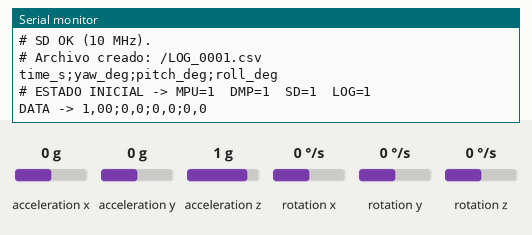
A sketch run on a simulated ESP32. Parts: the last lines printed to the serial monitor. The test bench sets the inputs (shaded band); at power-on: acceleration x 0 g, acceleration y 0 g, acceleration z 1 g, rotation z 0 °/s, rotation x 0 °/s, rotation y 0 °/s. Storage starts empty.

Above: at 2.0 s.
2.1 s: acceleration x set to -1.4 g
At 2.1 s:
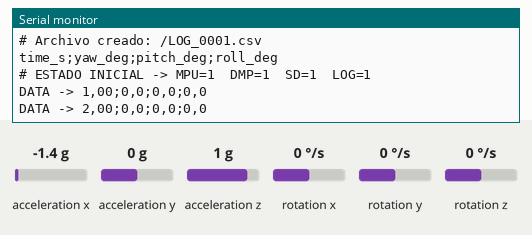
3.6 s: acceleration y set to -1.4 g
At 4.8 s:
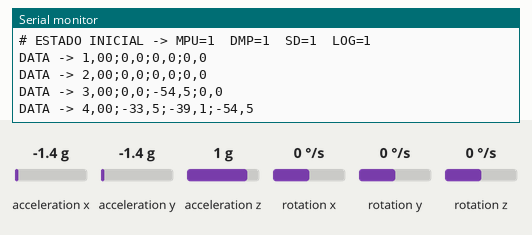
5.1 s: acceleration z set to -1.4 g
At 5.1 s:
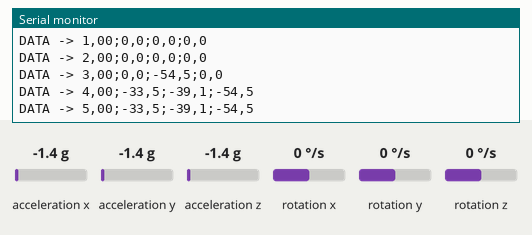
6.6 s: rotation z set to -192 °/s
At 7.7 s:
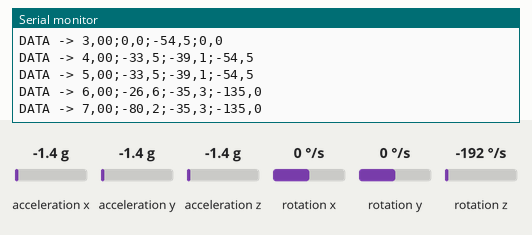
Timing chart, 0 to 9.1 s (numbered marks = the images above; inputs shaded):
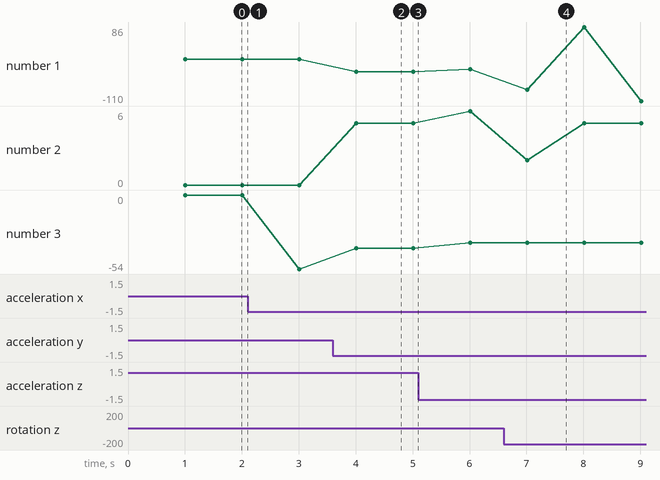

The sketch:

23_MPU6050_DMP_MicroSD.ino
```cpp
/***************************************************
  Proyecto: CANSAT - MPU6050 (DMP) + microSD
  Módulo Caja Negra: Orientación 3D (yaw, pitch, roll)
  Versión: v1.0 - 15/11/2025
  Autor: Equipo CANSAT
  Centro: IES Gonzalo Torrente Ballester (Salamanca)

  Descripción:
  Registro completo de orientación 3D utilizando el
  DMP (Digital Motion Processor) del MPU6050. El DMP
  fusiona acelerómetro y giroscopio dentro del propio
  sensor y entrega yaw, pitch y roll filtrados, estables
  y listos para usar.

  Los datos se almacenan en una tarjeta microSD en
  formato CSV compatible con Excel y herramientas de
  análisis científico (Python, MATLAB, etc.).
  Cada vuelo genera automáticamente un archivo del tipo:

      /LOG_0001.csv
      /LOG_0002.csv
      ...

  Este módulo funciona como una "caja negra" del CANSAT:
  registra orientación en grados con marca de tiempo,
  permitiendo analizar el lanzamiento, la caída, las
  rotaciones del paracaídas y la estabilidad en vuelo.

  Los valores de offset del MPU6050 han sido obtenidos
  previamente mediante el sketch de calibración específico.
  Si se usa otro sensor, es necesario recalibrarlo.

  Formato de salida (CSV):
      time_s;yaw_deg;pitch_deg;roll_deg

  Licencia: MIT
***************************************************/

#include <Wire.h>
#include <SPI.h>
#include <SD.h>
#include "esp_system.h"

#include "I2Cdev.h"
#include "MPU6050_6Axis_MotionApps20.h"

// ─ I2C (MPU6050) ─
#define I2C_SDA 21
#define I2C_SCL 22

// ─ SPI (microSD) ─
#define SD_CS   27
#define SD_SCK  18
#define SD_MISO 19
#define SD_MOSI 23

// ─ Configuración ─
const uint32_t SAMPLE_MS   = 1000;  // intervalo entre muestras (ms)
const uint32_t SAMPLES_MAX = 0;     // 0 = ilimitado
const uint8_t  FLUSH_EVERY = 10;    // flush cada 10 líneas

MPU6050 mpu(0x68);
File   logFile;
char   logName[20] = {0};

bool okMPU = false;
bool okDMP = false;
bool okSD  = false;
bool okLOG = false;

// ─ DMP / MPU6050 ─
bool    dmpReady      = false;
uint8_t devStatus;
uint16_t packetSize;
uint16_t fifoCount;
uint8_t fifoBuffer[64];

Quaternion q;
VectorFloat gravity;
float ypr[3];  // yaw, pitch, roll en radianes

// ─────────────────────────────────────────────
// Utilidades
// ─────────────────────────────────────────────

void printNumberWithComma(Print& out, float value, int decimals) {
  char buf[24];
  dtostrf(value, 0, decimals, buf);
  for (char* p = buf; *p; ++p) out.print(*p == '.' ? ',' : *p);
}

bool createUniqueLog(char* outName, size_t len) {
  for (uint16_t n = 1; n < 10000; n++) {
    snprintf(outName, len, "/LOG_%04u.csv", n);
    if (!SD.exists(outName)) {
      File f = SD.open(outName, FILE_WRITE);
      if (!f) return false;
      f.close();
      return true;
    }
  }
  return false;
}

bool beginSD() {
  pinMode(SD_CS, OUTPUT);
  digitalWrite(SD_CS, HIGH);
  SPI.begin(SD_SCK, SD_MISO, SD_MOSI, SD_CS);

  Serial.println(F("# Iniciando SD..."));
  if (SD.begin(SD_CS, SPI, 10000000)) {
    Serial.println(F("# SD OK (10 MHz)."));
    return true;
  }
  Serial.println(F("# Aviso: 10 MHz falló. Reintentando a 4 MHz..."));
  if (SD.begin(SD_CS, SPI, 4000000)) {
    Serial.println(F("# SD OK (4 MHz)."));
    return true;
  }
  Serial.println(F("# ❌ SD.begin() falló. Revisa VCC=5V, GND, FAT32 y pines."));
  return false;
}

// Lee el DMP tantas veces como haga falta para vaciar FIFO
// Si consigue una muestra válida, actualiza yaw/pitch/roll en grados
// y devuelve true; si no, devuelve false.
bool readDMP(float& yawDeg, float& pitchDeg, float& rollDeg) {
  if (!dmpReady) return false;

  fifoCount = mpu.getFIFOCount();
  if (fifoCount == 0) return false;

  if (fifoCount == 1024) {
    // Overflow: limpiamos y nos vamos
    mpu.resetFIFO();
    Serial.println(F("# Aviso: FIFO overflow, reseteando."));
    return false;
  }

  if (fifoCount < packetSize) return false;

  // Leemos hasta quedarnos con el ÚLTIMO paquete de la FIFO
  while (fifoCount >= packetSize) {
    mpu.getFIFOBytes(fifoBuffer, packetSize);
    fifoCount -= packetSize;
  }

  mpu.dmpGetQuaternion(&q, fifoBuffer);
  mpu.dmpGetGravity(&gravity, &q);
  mpu.dmpGetYawPitchRoll(ypr, &q, &gravity);

  yawDeg   = ypr[0] * 180.0 / PI;
  pitchDeg = ypr[1] * 180.0 / PI;
  rollDeg  = ypr[2] * 180.0 / PI;

  return true;
}

// ─────────────────────────────────────────────
// SETUP
// ─────────────────────────────────────────────
void setup() {
  Serial.begin(115200);
  delay(300);
  Serial.println("\n# ESP32 + MPU6050 (DMP) + microSD — CSV (ES)");

  Wire.begin(I2C_SDA, I2C_SCL);
  Wire.setClock(400000);

  Serial.println(F("# Inicializando MPU6050..."));
  mpu.initialize();
  if (mpu.testConnection()) {
    Serial.println(F("# MPU6050 conectado."));
    okMPU = true;
  } else {
    Serial.println(F("# ❌ No se detecta MPU6050"));
  }

  if (okMPU) {
    Serial.println(F("# Configurando DMP..."));
    devStatus = mpu.dmpInitialize();

    // Offsets de tu calibración
    mpu.setXAccelOffset(-1062);
    mpu.setYAccelOffset( 2636);
    mpu.setZAccelOffset( 1330);
    mpu.setXGyroOffset(   104);
    mpu.setYGyroOffset(   -14);
    mpu.setZGyroOffset(    -8);

    if (devStatus == 0) {
      mpu.setDMPEnabled(true);
      dmpReady   = true;
      packetSize = mpu.dmpGetFIFOPacketSize();
      Serial.println(F("# DMP iniciado correctamente."));
      okDMP = true;
    } else {
      Serial.print(F("# ❌ Error al iniciar DMP. devStatus = "));
      Serial.println(devStatus);
    }
  }

  okSD = beginSD();
  if (okSD) {
    if (createUniqueLog(logName, sizeof(logName))) {
      logFile = SD.open(logName, FILE_WRITE);
      if (logFile) {
        okLOG = true;
        Serial.print(F("# Archivo creado: "));
        Serial.println(logName);
        const char* header =
          "time_s;yaw_deg;pitch_deg;roll_deg\n";
        logFile.print(header); logFile.flush();
        Serial.print(header);
      } else {
        Serial.println(F("# ❌ No se pudo abrir el archivo para escribir."));
      }
    } else {
      Serial.println(F("# ❌ No se pudo crear archivo nuevo."));
    }
  }

  Serial.print(F("# ESTADO INICIAL -> MPU="));
  Serial.print(okMPU);
  Serial.print(F("  DMP="));
  Serial.print(okDMP);
  Serial.print(F("  SD="));
  Serial.print(okSD);
  Serial.print(F("  LOG="));
  Serial.println(okLOG);
}

// ─────────────────────────────────────────────
// LOOP
// ─────────────────────────────────────────────
void loop() {
  static uint32_t lastLog = 0;
  static uint32_t k       = 0;
  static uint8_t  linesSinceFlush = 0;

  static float lastYawDeg   = 0;
  static float lastPitchDeg = 0;
  static float lastRollDeg  = 0;

  // 1) Siempre que podamos, leemos del DMP para vaciar la FIFO
  float yawDeg, pitchDeg, rollDeg;
  if (readDMP(yawDeg, pitchDeg, rollDeg)) {
    lastYawDeg   = yawDeg;
    lastPitchDeg = pitchDeg;
    lastRollDeg  = rollDeg;
  }

  // 2) Cada SAMPLE_MS registramos la ÚLTIMA lectura disponible
  if (millis() - lastLog >= SAMPLE_MS) {
    lastLog = millis();
    float ts = ++k * (SAMPLE_MS / 1000.0);

    // Serial
    Serial.print("DATA -> ");
    printNumberWithComma(Serial, ts,           2); Serial.print(';');
    printNumberWithComma(Serial, lastYawDeg,   1); Serial.print(';');
    printNumberWithComma(Serial, lastPitchDeg, 1); Serial.print(';');
    printNumberWithComma(Serial, lastRollDeg,  1); Serial.println();

    // SD
    if (okLOG && logFile) {
      printNumberWithComma(logFile, ts,           2); logFile.print(';');
      printNumberWithComma(logFile, lastYawDeg,   1); logFile.print(';');
      printNumberWithComma(logFile, lastPitchDeg, 1); logFile.print(';');
      printNumberWithComma(logFile, lastRollDeg,  1); logFile.print('\n');

      if (++linesSinceFlush >= FLUSH_EVERY) {
        logFile.flush();
        linesSinceFlush = 0;
      }
    }
  }

  delay(5);  // pequeña pausa para no saturar la CPU
}
```

Measured:
- after the input at 3.6 s, the serial monitor: prints a new line after 0.41 s (image 2)
- after the input at 6.6 s, the serial monitor: prints a new line after 0.41 s (image 4)
- plotted number 1: 0 → -33 after the input at 3.6 s, -33 → -26 after the input at 5.1 s, -26 → -110 after the input at 6.6 s
- plotted number 3: 0 → -54 after the input at 2.1 s, -54 → -39 after the input at 3.6 s, -39 → -35 after the input at 5.1 s
